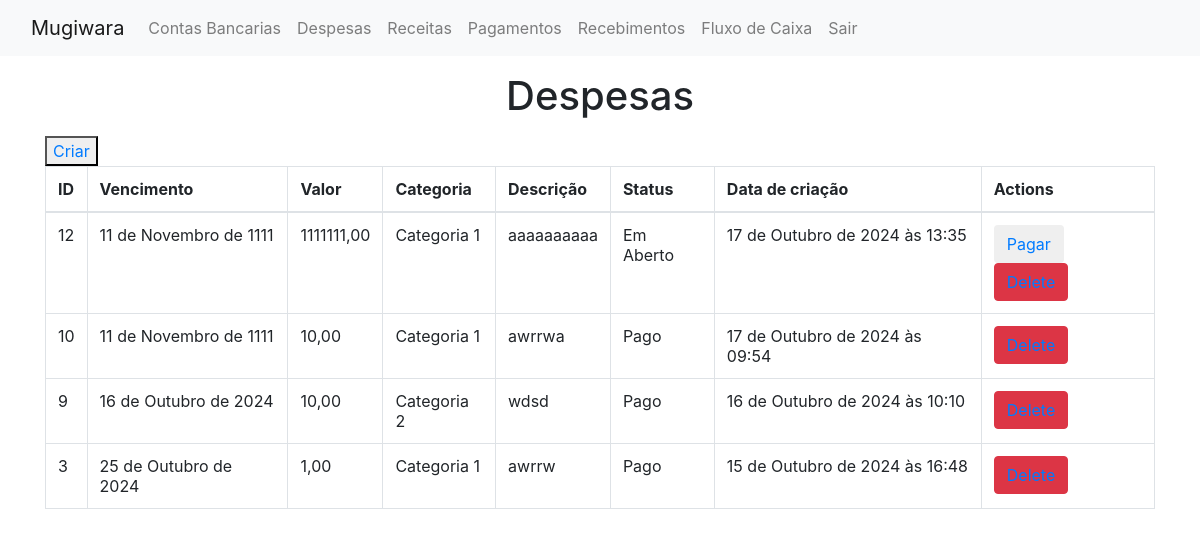
The page /show_despesa/ on the database its author committed.
### mugiwara/models/despesa.py (models this page shows, shortened)
class despesa(models.Model):
    class status_choices(models.IntegerChoices):
        ABERTO = 1, "Em Aberto"
        PAGO = 2, "Pago"
    class categoria_choices(models.IntegerChoices):
        C1 = 1, "Categoria 1"
        C2 = 2, "Categoria 2"
        C3 = 3, "Categoria 3"
        C4 = 4, "Categoria 4"
    descricao = models.TextField()
    data_vencimento = models.DateField(auto_now=False, auto_now_add=False)
    valor = models.DecimalField(decimal_places=2, max_digits=9)
    categoria = models.IntegerField(
        choices = categoria_choices,
        default = categoria_choices.C1
    )
    status = models.IntegerField(
        choices = status_choices,
        default = status_choices.ABERTO
    )
    created_at = models.DateTimeField(auto_now_add=True, auto_created=True)
    class Meta:
        ordering = ['-created_at']

### mugiwara/views.py (the view)
# urls.py: path('show_despesa/', views.showDespesaView, name='show_despesa'),
def showDespesaView(request):
    despesas = despesa.objects.all()
    context = {
        'despesas': despesas
    }
    return render(request, 'mugiwara/show_despesa.html', context)

### mugiwara/templates/mugiwara/show_despesa.html (shortened to what this page needs)
{% extends 'layout.html' %}
{% block content %}
<div class="container">
<h1 class="text-center mt-3 mb-3">Despesas</h1>
<button><a href="{% url 'despesa' %}">Criar</a></button>
<table class="table table-bordered">
   <thead>
     <tr>
       <th scope="col">ID</th>
       <th scope="col">Vencimento</th>
       <th scope="col">Valor</th>
       <th scope="col">Categoria</th>
       <th scope="col">Descrição</th>
       <th scope="col">Status</th>
       <th scope="col">Data de criação</th>
       <th scope="col">Actions</th>
     </tr>
   </thead>
   <tbody>
   {% for despesa in despesas %}
     <tr>
       <td>{{despesa.id}}</td>
       <td>{{despesa.data_vencimento}}</td>
       <td>{{despesa.valor}}</td>
       <td>{{despesa.get_categoria_display}}</td>
       <td>{{despesa.descricao}}</td>
       <td>{{despesa.get_status_display}}</td>
       <td>{{despesa.created_at}}</td>
       <td>
          {% if despesa.status == 1 %}
            <button class="btn"><a href="{% url 'pagamento' despesa.id %}">Pagar</a></button>
          {% endif %}
           <button class="btn btn-danger"><a href="{% url 'delete_despesa' despesa.id %}">Delete</a></button>
       </td>
     </tr>
   {% endfor %}
   </tbody>
 </table>
</div>
{% endblock %}

### rows shown on the page
despesa: id "12", data_vencimento "11 de Novembro de 1111", valor "1111111,00", categoria "Categoria 1", descricao "aaaaaaaaaa", status "Em Aberto", created_at "17 de Outubro de 2024 às 13:35", shows "Pagar"
despesa: id "10", data_vencimento "11 de Novembro de 1111", valor "10,00", categoria "Categoria 1", descricao "awrrwa", status "Pago", created_at "17 de Outubro de 2024 às 09:54"
despesa: id "9", data_vencimento "16 de Outubro de 2024", valor "10,00", categoria "Categoria 2", descricao "wdsd", status "Pago", created_at "16 de Outubro de 2024 às 10:10"
despesa: id "3", data_vencimento "25 de Outubro de 2024", valor "1,00", categoria "Categoria 1", descricao "awrrw", status "Pago", created_at "15 de Outubro de 2024 às 16:48"
